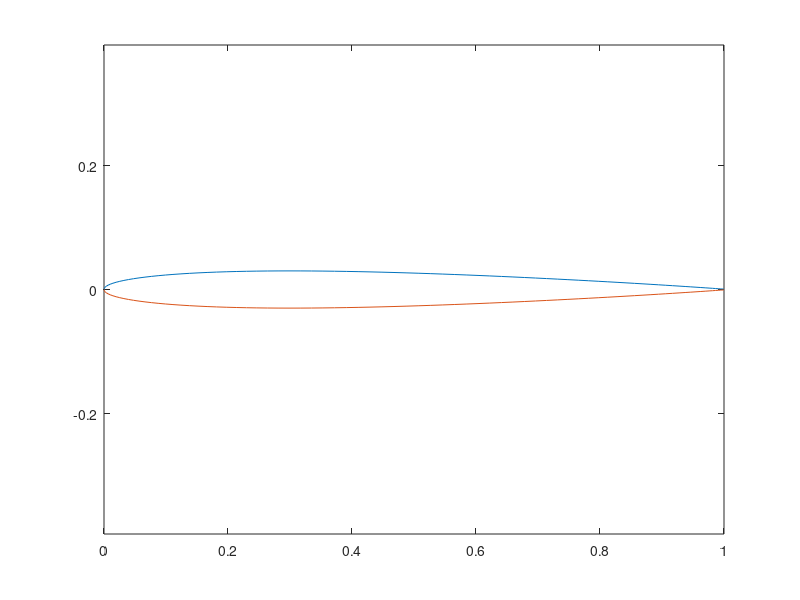

Recreate this plot in MATLAB. (Note: this script raises an error after producing the figure.)

% get airfoil points to build the cascade
%

% NACA 4 digit series for now 

t = .06;
m = .00;
p = .0;
% m = .11;
% p = .45;


%vinf = 1;  % freestream velocity
%alp = 0*pi/180;   % freestream angle of attack


%chi = -20*pi/180;
%chi = -6*pi/180;
% 
% dx = .01;
% 
% xf = [0:dx:1*p];
% xa = [1*p+dx:dx:1];
% 
% x = [xf xa];

% this will work for symmetric airfoils 
% theven = [0 : .04 : pi];
% x = - cos(theven)/2 + .5;
% xf = 0;
% xa = x(2:end); 

%theta for break point  p = -cos(theven)/2 + .5

%dth = 0.04
xnums = 80;


thbreak = acos(-(p - .5)*2);

if thbreak == 0
    thbreak=1
end


thfrac = thbreak/pi;
nbefore = round(xnums*thfrac)
nafter = xnums - nbefore;
dthbef = thbreak/(nbefore);
thf = [0 : dthbef : thbreak];
dthaft = (pi - thbreak)/(nafter);
tha = [thbreak + dthaft : dthaft : pi];
xf = -cos(thf)/2 + .5;
xa = -cos(tha)/2 + .5;
x = [xf xa];
numb = length(x);

yt = t/.2*(.2969*sqrt(x) - .126*x - .35160*x.^2 + .28430*x.^3 - .1015*x.^4);

if (m == 0) 
    ycf = 0*xf;
    yca = 0*xa;
    dycf = 0*xf;
    dyca = 0*xa;
else
    ycf = m/p^2 *(2*p*xf - xf.^2);
    yca = m/(1-p)^2*( (1-2*p) + 2*p*xa - xa.^2);


    dycf = m/p^2*(2*p-2*xf);
    dyca = m/(1-p)^2*(2*p - 2*xa);
end

yc = [ycf yca];
dyc = [dycf dyca];

thet = atan(dyc);

xu = x - yt.*sin(thet);
yu = yc + yt.*cos(thet);

xl = x + yt.*sin(thet);
yl = yc - yt.*cos(thet);

plot(xu,yu, xl,yl);
axis equal;

% Now put points from trailing edge around bottom and then around top back
% to trailing edge. 

xaf = [fliplr(xl) xu(2:end)] -.5 ;
yaf = [fliplr(yl) yu(2:end)];

%close trailing edge
yave = (yaf(end) - yaf(1))/2 + yaf(1);
yaf(end) = yave;
yaf(1) = yave;
xaf(end) = xaf(1);
% Add stagger if there is any


% put in the PG transform here ... (then the chi)
yaf = yaf*beta;


xaf2 = xaf*cos(chi) - yaf*sin(chi) ;
yaf2 = xaf*sin(chi) + yaf*cos(chi) ;

figure(1)
plot(xaf2,yaf2)
%axis equal;
 hold on;
% set spacing (based on chord = 1) and repeat to create cascade of foils


% h = 1;
% for j = 1:4
%     yafs(j,:) = yaf2 +(j -1)*h;
%     
%     plot(xaf2, (yafs(j,:)));
%    
% end
% 
% % Form the complex variable and do the transformation
% 
% z1 = xaf2 + 1i*yaf2;
% 
% z2 = tanh(pi * z1/h);
% xnew = real(z2);
% ynew = imag(z2);
% figure(2)
% plot(xnew,ynew,'+');
% axis equal
  

xnew = xaf2;
ynew = yaf2;

% set trailing edge point 
%slope2 = (ynew(3) - ynew(2))/(xnew(3) - xnew(2));
%slope3 = (ynew(end-1) - ynew(end-2))/(xnew(end-1) - xnew(end-2));
%xnew(1) = (-ynew(2) + ynew(end-1) + xnew(2)*slope2 - xnew(end-1)*slope3)/ ...
%    (slope2 - slope3);
%ynew(1) = slope2 * (xnew(1) - xnew(2)) + ynew(2);

%xnew(end) = xnew(1);
%ynew(end) = ynew(1)

%this is a fudge here so that the asymp solver works - it needs airfoil
%going from 0 to 2 even after it is rotated (I think ) 
stretchfac = (max(xnew)-min(xnew))/1.0
xnew = xnew/stretchfac;
ynew = ynew/stretchfac;


% ynew(1) = 0;
% ynew(end) = 0;
% xnew(1) = .505;
% xnew(end) = .505;
% Determine the panel angles used in Keuthe and Chow 

for j = 1: length(xnew) -1;
    
        thetpan1(j) = atan2(ynew(j+1) - ynew(j), xnew(j+1) - xnew(j));
end;
thetpan = unwrap(thetpan1);
figure(3)
plot(thetpan*180/pi,'+')

% xnew and ynew and thetpan are the end points and panel angles.
% from this must get panel midpoints and lengths

xmid = xnew(1:end-1)+ (xnew(2:end) - xnew(1:end-1))/2;
ymid = ynew(1:end-1)+(ynew(2:end) - ynew(1:end-1))/2;

SJ = sqrt( ( xnew(2:end) - xnew(1:end-1) ).^2 + (ynew(2:end)-ynew(1:end-1)).^2);



